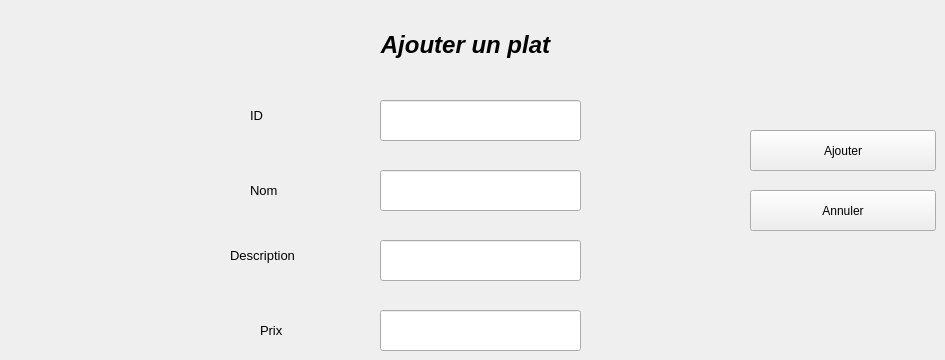
        <widget class="QWidget" name="ajouterPlat">
         <attribute name="title">
          <string>Ajouter Plat</string>
         </attribute>
         <widget class="QPushButton" name="pushButton_annulerPlat">
          <property name="geometry">
           <rect>
            <x>750</x>
            <y>190</y>
            <width>186</width>
            <height>41</height>
           </rect>
          </property>
          <property name="text">
           <string>Annuler</string>
          </property>
         </widget>
         <widget class="QLabel" name="label_prixPlat">
          <property name="geometry">
           <rect>
            <x>260</x>
            <y>310</y>
            <width>41</width>
            <height>41</height>
           </rect>
          </property>
          <property name="text">
           <string>&lt;html&gt;&lt;head/&gt;&lt;body&gt;&lt;p&gt;&lt;span style=&quot; font-size:10pt;&quot;&gt;Prix&lt;/span&gt;&lt;/p&gt;&lt;/body&gt;&lt;/html&gt;</string>
          </property>
         </widget>
         <widget class="QLineEdit" name="lineEdit_descriptionplat">
          <property name="geometry">
           <rect>
            <x>380</x>
            <y>240</y>
            <width>201</width>
            <height>41</height>
           </rect>
          </property>
         </widget>
         <widget class="QLineEdit" name="lineEdit_idPlat">
          <property name="geometry">
           <rect>
            <x>380</x>
            <y>100</y>
            <width>201</width>
            <height>41</height>
           </rect>
          </property>
         </widget>
         <widget class="QPushButton" name="pushButton_ajouterplat">
          <property name="geometry">
           <rect>
            <x>750</x>
            <y>130</y>
            <width>186</width>
            <height>41</height>
           </rect>
          </property>
          <property name="text">
           <string>Ajouter</string>
          </property>
         </widget>
         <widget class="QLineEdit" name="lineEdit_nomplat">
          <property name="geometry">
           <rect>
            <x>380</x>
            <y>170</y>
            <width>201</width>
            <height>41</height>
           </rect>
          </property>
         </widget>
         <widget class="QLabel" name="label_nomPlat">
          <property name="geometry">
           <rect>
            <x>250</x>
            <y>170</y>
            <width>71</width>
            <height>41</height>
           </rect>
          </property>
          <property name="text">
           <string>&lt;html&gt;&lt;head/&gt;&lt;body&gt;&lt;p&gt;&lt;span style=&quot; font-size:10pt;&quot;&gt;Nom&lt;/span&gt;&lt;/p&gt;&lt;/body&gt;&lt;/html&gt;</string>
          </property>
         </widget>
         <widget class="QLabel" name="label_idPlat">
          <property name="geometry">
           <rect>
            <x>250</x>
            <y>100</y>
            <width>61</width>
            <height>31</height>
           </rect>
          </property>
          <property name="text">
           <string>&lt;html&gt;&lt;head/&gt;&lt;body&gt;&lt;p&gt;&lt;span style=&quot; font-size:10pt;&quot;&gt;ID&lt;/span&gt;&lt;/p&gt;&lt;/body&gt;&lt;/html&gt;</string>
          </property>
         </widget>
         <widget class="QLabel" name="label_descriptionPlat">
          <property name="geometry">
           <rect>
            <x>230</x>
            <y>240</y>
            <width>141</width>
            <height>31</height>
           </rect>
          </property>
          <property name="text">
           <string>&lt;html&gt;&lt;head/&gt;&lt;body&gt;&lt;p&gt;&lt;span style=&quot; font-size:10pt;&quot;&gt;Description&lt;/span&gt;&lt;/p&gt;&lt;/body&gt;&lt;/html&gt;</string>
          </property>
         </widget>
         <widget class="QLineEdit" name="lineEdit_prixplat">
          <property name="geometry">
           <rect>
            <x>380</x>
            <y>310</y>
            <width>201</width>
            <height>41</height>
           </rect>
          </property>
         </widget>
         <widget class="QLabel" name="label_ajouterPlat">
          <property name="geometry">
           <rect>
            <x>300</x>
            <y>-20</y>
            <width>331</width>
            <height>131</height>
           </rect>
          </property>
          <property name="text">
           <string>&lt;html&gt;&lt;head/&gt;&lt;body&gt;&lt;p align=&quot;center&quot;&gt;&lt;span style=&quot; font-size:18pt; font-weight:600; font-style:italic;&quot;&gt;Ajouter un plat&lt;/span&gt;&lt;/p&gt;&lt;/body&gt;&lt;/html&gt;</string>
          </property>
         </widget>
        </widget>
